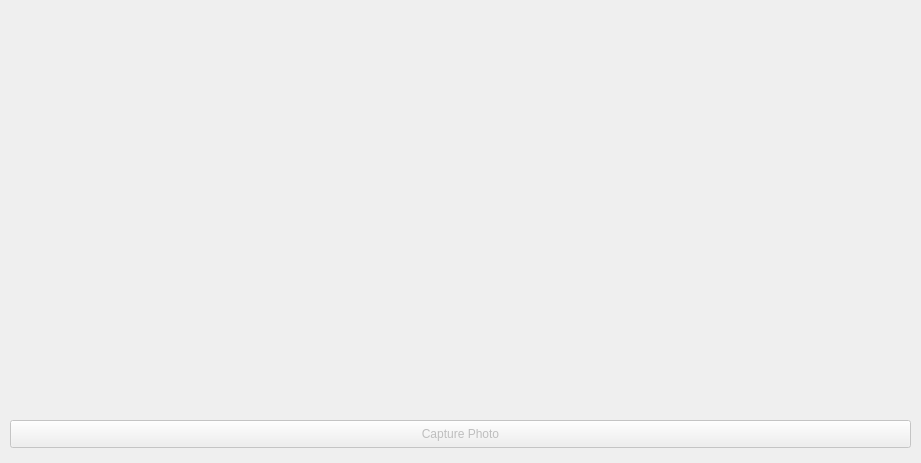
<?xml version="1.0" encoding="UTF-8"?>
<ui version="4.0">
 <class>camera</class>
 <widget class="QDialog" name="camera">
  <property name="geometry">
   <rect>
    <x>0</x>
    <y>0</y>
    <width>921</width>
    <height>463</height>
   </rect>
  </property>
  <property name="windowTitle">
   <string>Dialog</string>
  </property>
  <widget class="QPushButton" name="takeImageButton">
   <property name="enabled">
    <bool>false</bool>
   </property>
   <property name="geometry">
    <rect>
     <x>10</x>
     <y>420</y>
     <width>901</width>
     <height>28</height>
    </rect>
   </property>
   <property name="text">
    <string>Capture Photo</string>
   </property>
  </widget>
  <widget class="QStackedWidget" name="stackedWidget">
   <property name="geometry">
    <rect>
     <x>10</x>
     <y>10</y>
     <width>901</width>
     <height>401</height>
    </rect>
   </property>
   <property name="sizePolicy">
    <sizepolicy hsizetype="Preferred" vsizetype="Preferred">
     <horstretch>1</horstretch>
     <verstretch>0</verstretch>
    </sizepolicy>
   </property>
   <property name="palette">
    <palette>
     <active>
      <colorrole role="Base">
       <brush brushstyle="SolidPattern">
        <color alpha="255">
         <red>255</red>
         <green>255</green>
         <blue>255</blue>
        </color>
       </brush>
      </colorrole>
      <colorrole role="Window">
       <brush brushstyle="SolidPattern">
        <color alpha="255">
         <red>145</red>
         <green>145</green>
         <blue>145</blue>
        </color>
       </brush>
      </colorrole>
     </active>
     <inactive>
      <colorrole role="Base">
       <brush brushstyle="SolidPattern">
        <color alpha="255">
         <red>255</red>
         <green>255</green>
         <blue>255</blue>
        </color>
       </brush>
      </colorrole>
      <colorrole role="Window">
       <brush brushstyle="SolidPattern">
        <color alpha="255">
         <red>145</red>
         <green>145</green>
         <blue>145</blue>
        </color>
       </brush>
      </colorrole>
     </inactive>
     <disabled>
      <colorrole role="Base">
       <brush brushstyle="SolidPattern">
        <color alpha="255">
         <red>145</red>
         <green>145</green>
         <blue>145</blue>
        </color>
       </brush>
      </colorrole>
      <colorrole role="Window">
       <brush brushstyle="SolidPattern">
        <color alpha="255">
         <red>145</red>
         <green>145</green>
         <blue>145</blue>
        </color>
       </brush>
      </colorrole>
     </disabled>
    </palette>
   </property>
   <property name="currentIndex">
    <number>0</number>
   </property>
   <widget class="QWidget" name="viewfinderPage">
    <layout class="QGridLayout" name="gridLayout_5">
     <item row="0" column="0">
      <widget class="QCameraViewfinder" name="viewfinder" native="true"/>
     </item>
    </layout>
   </widget>
   <widget class="QWidget" name="previewPage">
    <layout class="QGridLayout" name="gridLayout_4">
     <item row="0" column="0">
      <widget class="QLabel" name="lastImagePreviewLabel">
       <property name="sizePolicy">
        <sizepolicy hsizetype="Preferred" vsizetype="MinimumExpanding">
         <horstretch>0</horstretch>
         <verstretch>0</verstretch>
        </sizepolicy>
       </property>
       <property name="frameShape">
        <enum>QFrame::Box</enum>
       </property>
       <property name="text">
        <string/>
       </property>
      </widget>
     </item>
    </layout>
   </widget>
  </widget>
 </widget>
 <customwidgets>
  <customwidget>
   <class>QCameraViewfinder</class>
   <extends>QWidget</extends>
   <header>qcameraviewfinder.h</header>
   <container>1</container>
  </customwidget>
 </customwidgets>
 <resources/>
 <connections/>
</ui>
